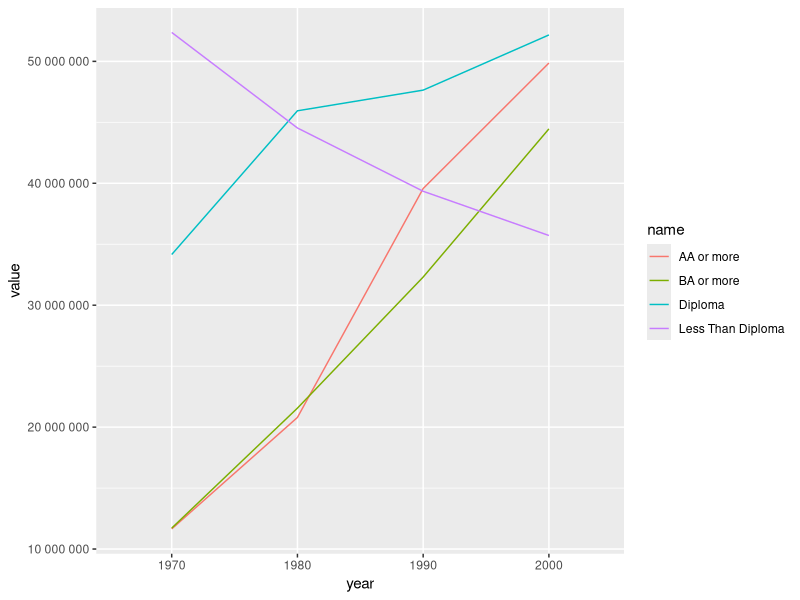
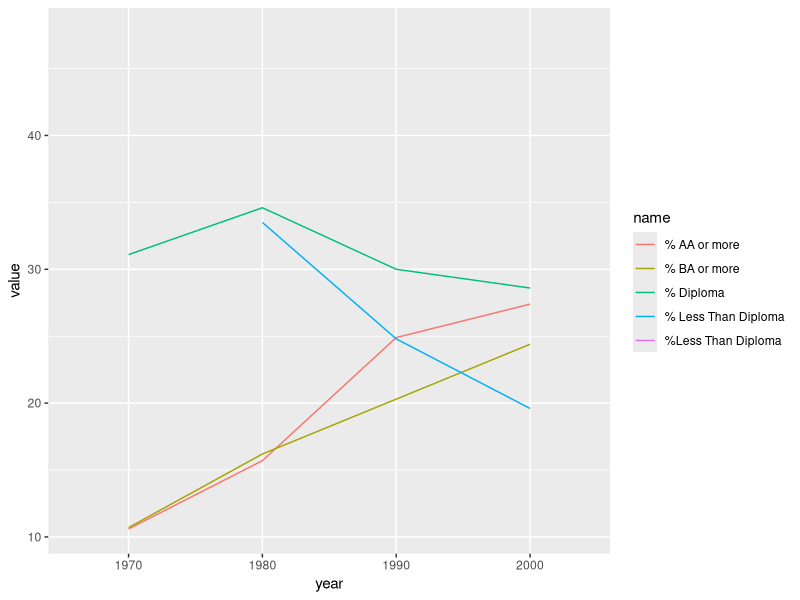

Here is the R script that generated these plots, in order:
## ---- chunk 1
suppressMessages(library("tidyverse"))
suppressMessages(library("tidyr"))
suppressMessages(library("dplyr"))
suppressMessages(library("readr"))
suppressMessages(library("stringr"))
suppressMessages(library("readxl"))
## ---- chunk 2
eduLevelsbyCounty <- read_csv("Education.csv")
## ---- chunk 3
colnames(eduLevelsbyCounty)[colnames(eduLevelsbyCounty) == "State"] <- "state"
colnames(eduLevelsbyCounty)[colnames(eduLevelsbyCounty) == "Area name"] <- "area_name"
colnames(eduLevelsbyCounty)[colnames(eduLevelsbyCounty) == "Less than a high school diploma, 1970"] <- "Less Than Diploma, 1970"
colnames(eduLevelsbyCounty)[colnames(eduLevelsbyCounty) == "High school diploma only, 1970"] <- "Diploma, 1970"
colnames(eduLevelsbyCounty)[colnames(eduLevelsbyCounty) == "Some college (1-3 years), 1970"] <- "AA or more, 1970"
colnames(eduLevelsbyCounty)[colnames(eduLevelsbyCounty) == "Four years of college or higher, 1970"] <- "BA or more, 1970"
colnames(eduLevelsbyCounty)[colnames(eduLevelsbyCounty) == "Percent of adults with less than a high school diploma, 1970"] <- "%Less Than Diploma, 1970"
colnames(eduLevelsbyCounty)[colnames(eduLevelsbyCounty) == "Percent of adults with a high school diploma only, 1970"] <- "% Diploma, 1970"
colnames(eduLevelsbyCounty)[colnames(eduLevelsbyCounty) == "Percent of adults completing some college (1-3 years), 1970"] <- "% AA or more, 1970"
colnames(eduLevelsbyCounty)[colnames(eduLevelsbyCounty) == "Percent of adults completing four years of college or higher, 1970"] <- "% BA or more, 1970"
colnames(eduLevelsbyCounty)[colnames(eduLevelsbyCounty) == "Less than a high school diploma, 1980"] <- "Less Than Diploma, 1980"
colnames(eduLevelsbyCounty)[colnames(eduLevelsbyCounty) == "High school diploma only, 1980"] <- "Diploma, 1980" 
colnames(eduLevelsbyCounty)[colnames(eduLevelsbyCounty) == "Some college (1-3 years), 1980"] <- "AA or more, 1980" 
colnames(eduLevelsbyCounty)[colnames(eduLevelsbyCounty) == "Four years of college or higher, 1980"] <- "BA or more, 1980" 
colnames(eduLevelsbyCounty)[colnames(eduLevelsbyCounty) == "Percent of adults with less than a high school diploma, 1980"] <- "% Less Than Diploma, 1980" 
colnames(eduLevelsbyCounty)[colnames(eduLevelsbyCounty) == "Percent of adults with a high school diploma only, 1980"] <- "% Diploma, 1980" 
colnames(eduLevelsbyCounty)[colnames(eduLevelsbyCounty) == "Percent of adults completing some college (1-3 years), 1980"] <- "% AA or more, 1980" 
colnames(eduLevelsbyCounty)[colnames(eduLevelsbyCounty) == "Percent of adults completing four years of college or higher, 1980"] <- "% BA or more, 1980"
colnames(eduLevelsbyCounty)[colnames(eduLevelsbyCounty) == "Less than a high school diploma, 1990"] <- "Less Than Diploma, 1990"
colnames(eduLevelsbyCounty)[colnames(eduLevelsbyCounty) == "High school diploma only, 1990"] <- "Diploma, 1990" 
colnames(eduLevelsbyCounty)[colnames(eduLevelsbyCounty) == "Some college or associate's degree, 1990"] <- "AA or more, 1990" 
colnames(eduLevelsbyCounty)[colnames(eduLevelsbyCounty) == "Bachelor's degree or higher, 1990"] <- "BA or more, 1990" 
colnames(eduLevelsbyCounty)[colnames(eduLevelsbyCounty) == "Percent of adults with less than a high school diploma, 1990"] <- "% Less Than Diploma, 1990" 
colnames(eduLevelsbyCounty)[colnames(eduLevelsbyCounty) == "Percent of adults with a high school diploma only, 1990"] <- "% Diploma, 1990" 
colnames(eduLevelsbyCounty)[colnames(eduLevelsbyCounty) == "Percent of adults completing some college or associate's degree, 1990"] <- "% AA or more, 1990" 
colnames(eduLevelsbyCounty)[colnames(eduLevelsbyCounty) == "Percent of adults with a bachelor's degree or higher, 1990"] <- "% BA or more, 1990"
colnames(eduLevelsbyCounty)[colnames(eduLevelsbyCounty) == "Less than a high school diploma, 2000"] <- "Less Than Diploma, 2000"
colnames(eduLevelsbyCounty)[colnames(eduLevelsbyCounty) == "High school diploma only, 2000"] <- "Diploma, 2000" 
colnames(eduLevelsbyCounty)[colnames(eduLevelsbyCounty) == "Some college or associate's degree, 2000"] <- "AA or more, 2000" 
colnames(eduLevelsbyCounty)[colnames(eduLevelsbyCounty) == "Bachelor's degree or higher, 2000"] <- "BA or more, 2000" 
colnames(eduLevelsbyCounty)[colnames(eduLevelsbyCounty) == "Percent of adults with less than a high school diploma, 2000"] <- "% Less Than Diploma, 2000" 
colnames(eduLevelsbyCounty)[colnames(eduLevelsbyCounty) == "Percent of adults with a high school diploma only, 2000"] <- "% Diploma, 2000" 
colnames(eduLevelsbyCounty)[colnames(eduLevelsbyCounty) == "Percent of adults completing some college or associate's degree, 2000"] <- "% AA or more, 2000" 
colnames(eduLevelsbyCounty)[colnames(eduLevelsbyCounty) == "Percent of adults with a bachelor's degree or higher, 2000"] <- "% BA or more, 2000"

eduLevelsbyCounty <- select(eduLevelsbyCounty, 2, 3, 8:39)

whole_nums_edu_levels <- select(eduLevelsbyCounty, 1:6, 11:14, 19:22, 27:30)
percents_edu_levels <- select(eduLevelsbyCounty, 1:2, 7:10, 15:18, 23:26, 31:34)
## ---- chunk 4
whole_nums_USA <- whole_nums_edu_levels %>%
  filter(state == "US")

percents_USA <- percents_edu_levels %>%
  filter(state == "US")

nums_df <- whole_nums_USA %>% pivot_longer(cols=c(3:ncol(whole_nums_USA)) )

nums_df <- nums_df %>% separate(name, into=c("name", "year"), sep=", ")

percents_df <- percents_USA %>% pivot_longer(cols=c(3:ncol(percents_USA)) )

percents_df <- percents_df %>% separate(name, into=c("name", "year"), sep=", ")
## ---- chunk 5

library(ggplot2)
#make line graph for whole nums
whole<-ggplot(nums_df, aes(x=year, y=value, group=name, color=name)) + scale_y_continuous(labels = scales::number_format(accuracy = 1)) +
  geom_line()

print(whole)

percents<-ggplot(percents_df, aes(x=year, y=value, group=name, color=name)) + scale_y_continuous(labels = scales::number_format(accuracy = 1)) +
  geom_line()

print(percents)
## ---- chunk 6
long<-pivot_longer(eduLevelsbyCounty, -c("state", "area_name"),
            names_to = c(".value", "year"), 
            names_sep = ",", values_drop_na = TRUE) 

long_pre_join <- select(long, 1:7)

states_vec <- c("Alabama", "Alaska", "Arizona", "Arkansas", "California", "Colorado", "Connecticut", "Delaware", "D.C.", "Florida", "Georgia", "Hawaii", "Idaho", "Illinois", "Indiana", "Iowa", "Kansas", "Kentucky", "Louisiana", "Maine", "Maryland", "Massachusetts", "Michigan", "Minnesota", "Mississippi", "Missouri", "Montana", "Nebraska", "Nevada", "New Hampshire", "New Jersey", "New Mexico", "New York", "North Carolina", "North Dakota", "Ohio", "Oklahoma", "Oregon", "Pennslyvania", "Rhode Island", "South Carolina", "South Dakota", "Tennessee", "Texas", "Utah", "Vermont", "Virginia", "Washington", "West Virginia", "Wisconsin", "Wyoming")

states_decades <- filter(long_pre_join, area_name %in% states_vec)

alabama_ed_decades <- filter(states_decades, area_name == "Alabama")
alaska_ed_decades <- filter(states_decades, area_name == "Alaska")
arizona_ed_decades <- filter(states_decades, area_name == "Arizona")
arkansas_ed_decades <- filter(states_decades, area_name == "Arkansas")
california_ed_decades <- filter(states_decades, area_name == "California")
colorado_ed_decades <- filter(states_decades, area_name == "Colorado")
connecticut_ed_decades <- filter(states_decades, area_name == "Connecticut")
delaware_ed_decades <- filter(states_decades, area_name == "Delaware")
dc_ed_decades <- filter(states_decades, area_name == "D.C.")
florida_ed_decades <-  filter(states_decades, area_name == "Florida")
georgia_ed_decades <- filter(states_decades, area_name == "Georgia")
hawaii_ed_decades <- filter(states_decades, area_name == "Hawaii")
idaho_ed_decades <- filter(states_decades, area_name == "Idaho")
illinois_ed_decades <- filter(states_decades, area_name == "Illinois")      
indiana_ed_decades <- filter(states_decades, area_name == "Indiana")
iowa_ed_decades <- filter(states_decades, area_name == "Iowa")
kansas_ed_decades <- filter(states_decades, area_name == "Kansas")
kentucky_ed_decades <- filter(states_decades, area_name == "Kentucky")
louisiana_ed_decades <- filter(states_decades, area_name == "Louisiana")
maine_ed_decades <- filter(states_decades, area_name == "Maine")
maryland_ed_decades <- filter(states_decades, area_name == "Maryland")
mass_ed_decades <- filter(states_decades, area_name == "Massachusetts")
michigan_ed_decades <- filter(states_decades, area_name == "Michigan")
minnesota_ed_decades <- filter(states_decades, area_name == "Minnesota")
mississippi_ed_decades <- filter(states_decades, area_name == "Mississippi")
missouri_ed_decades <- filter(states_decades, area_name == "Missouri")
montana_ed_decades <- filter(states_decades, area_name == "Montana")
nebraska_ed_decades <- filter(states_decades, area_name == "Nebraska")
nevada_ed_decades <- filter(states_decades, area_name == "Nevada")
newHampshire_ed_decades <- filter(states_decades, area_name == "New Hampshire")
newJersey_ed_decades <- filter(states_decades, area_name == "New Jersey")
newMexico_ed_decades <- filter(states_decades, area_name == "New Mexico")
newYork_ed_decades <- filter(states_decades, area_name == "New York")
northCarolina_ed_decades <- filter(states_decades, area_name == "North Carolina")
northDakota_ed_decades <- filter(states_decades, area_name == "North Dakota")
ohio_ed_decades <- filter(states_decades, area_name == "Ohio")
oklahoma_ed_decades <- filter(states_decades, area_name == "Oklahoma")
oregon_ed_decades <- filter(states_decades, area_name == "Oregon")
pennslyvania_ed_decades <- filter(states_decades, area_name == "Pennslyvania")
rhodeIsland_ed_decades <- filter(states_decades, area_name == "Rhode Island")
southCarolina_ed_decades <- filter(states_decades, area_name == "South Carolina")
southDakota_ed_decades <- filter(states_decades, area_name == "South Dakota")
tennessee_ed_decades <- filter(states_decades, area_name == "Tennessee")
texas_ed_decades <- filter(states_decades, area_name == "Texas")
utah_ed_decades <- filter(states_decades, area_name == "Utah")
vermont_ed_decades <- filter(states_decades, area_name == "Vermont")
virginia_ed_decades <- filter(states_decades, area_name == "Virginia")
washington_ed_decades <- filter(states_decades, area_name == "Washington")
westVirginia_ed_decades <- filter(states_decades, area_name == "West Virginia")
wisconsin_ed_decades <- filter(states_decades, area_name == "Wisconsin")
wyoming_ed_decades <- filter(states_decades, area_name == "Wyoming")

